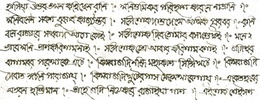
%> input picture test/words/1_2.jpg, 260 x 100 px, shrunk from 2118 x 814 before the run; the run also reads 1 picture not shown here
$ octave --eval "result = breakIntoLines;"   (GNU Octave 9; MATLAB toolbox functions it lacks are replaced by stand-ins)
%> lines starting %> are read from the running program, lines starting %| are printed output that depends on the picture
### Shape Context/invert.m
function [ bwim ] = invert( im )
%UNTITLED Summary of this function goes here
%   Detailed explanation goes here
% figure,imshow(im);
[r,c,t]=size(im);
for i=1:r
    for j=1:c
        for k=1:t
            im(i,j,k)=255-im(i,j,k);
        end
    end
end
im=rgb2gray(im);
%  figure,imshow(im);
 %im=imdilate(im,strel('line',6,0));
%  im=imdilate(im,strel('line',5,90));
%  figure,imshow(im);
bwim=im2bw(im);
%   figure,imshow(bwim);
%   bwim=imerode(bwim,strel('disk',1,0));
%  figure,imshow(bwim);
end

### Shape Context/breakIntoLines.m
function [dist] = breakIntoLines()
%UNTITLED4 Summary of this function goes here
%   Detailed explanation goes here
[X1,map2]=imread('./test/words/w2.png');
%> map2 = []
[X2,map2]=imread('./test/words/1_2.jpg');
%> X2 is the input picture: size 100x260x3 uint8; mean R, G, B 218, 217.6, 211.9
im=invert(X2);
%> after the loop in invert, `for i=1:r`:
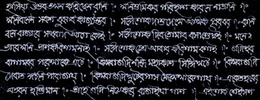
%> im: size 100x260x3 uint8; mean R, G, B 37, 37.4, 43.1
%> in invert, `bwim=im2bw(im);`:
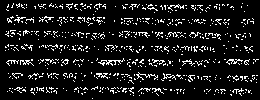
%> bwim: size 100x260 logical; 10% white in thin lines or dots
[r,c,~]=size(X2);
%> r = 100; c = 260
[r1,c1,~]=size(X1);
%> r1 = 17; c1 = 40
for i=1:r
    count=0;
    for j=1:c
        if im(i,j)==1
            count=count+1;
        end
    end
    if(count>150)
        v(i)=count;
    else
        v(i)=0;
    end
end
%> after the loop, v = 100 values from 0 to 0
k=1;
list=[];
i=1;
while i<=r
    while i<=r&&v(i)>0
        i=i+1;
    end
    count=0;
    start=i;
    while i<=r&&v(i)==0
        i=i+1;
        count=count+1;
    end
    ending=i;
    if count>10
        list(k)=int32((start+ending)/2);
        k=k+1;
    end
end
%> this loop made 1 pass
%> (start, ending) on pass 1: (1, 101)
%> after the loop, i = 101
%figure,imshow(X2);
[~,maxLines]=size(list);
%> maxLines = 1
for i=1:maxLines-1
    im1=imcrop(X2,[0,list(i),c,list(i+1)-list(i)]);
    %figure,imshow(im1);
    %pause;
    for j=0:40:c-c1-1
        disp('doing');
        disp(j);
        im11=imcrop(im1,[j,0,c1,list(i+1)-list(i)]);
        tic;
        [match,dist]=matchWords(X1,im11);
        if(match>25)
            rectangle('Position',[j,list(i),c1,list(i+1)-list(i)],'EdgeColor','y','LineWidth',5);
        end
        disp(toc);
    end
end
% [8 lines of commented-out code are left out]


end
%> (the run ends here)
